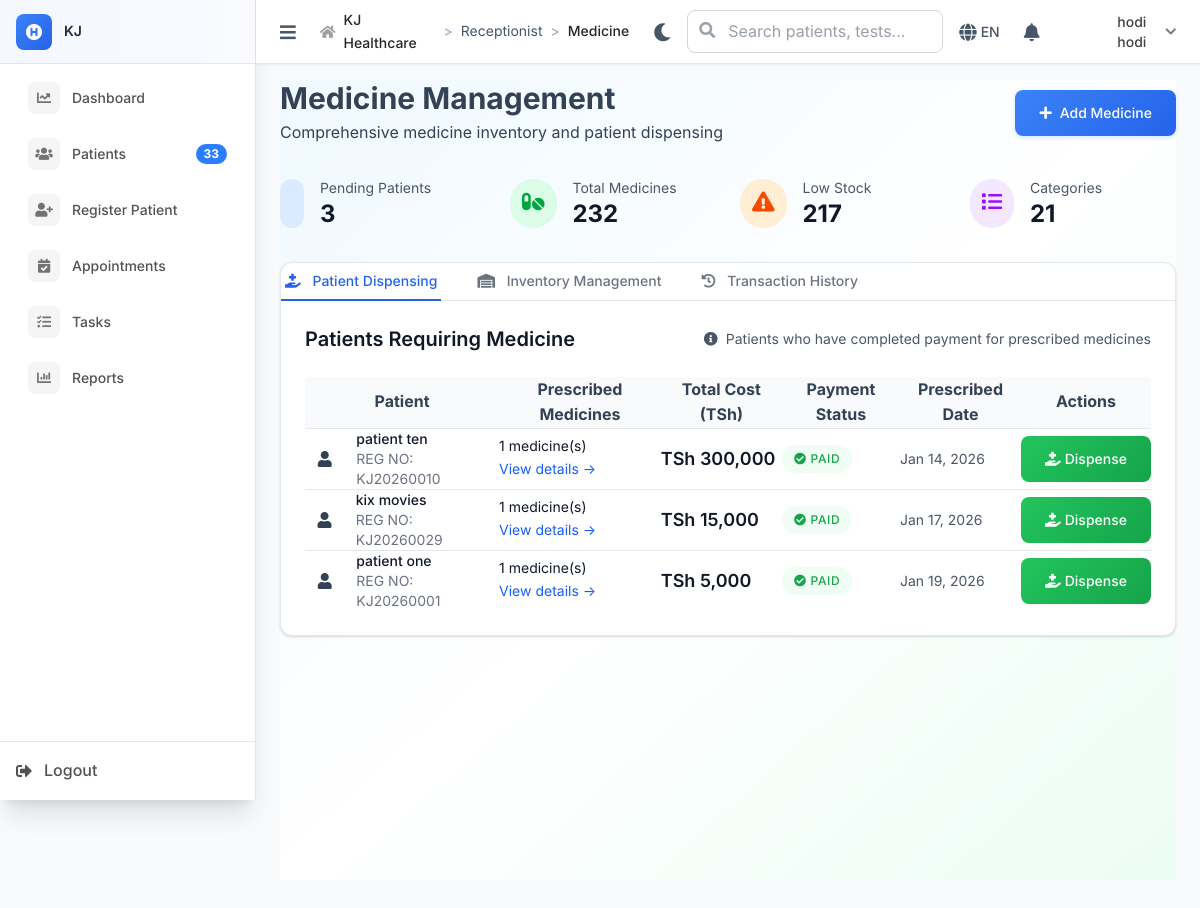
The page /receptionist/medicine (signed in) on the database its author committed.
### tables this page shows
CREATE TABLE `prescriptions` (
  `id` int NOT NULL,
  `consultation_id` int NOT NULL,
  `visit_id` int NOT NULL,
  `patient_id` int NOT NULL,
  `doctor_id` int NOT NULL,
  `medicine_id` int NOT NULL,
  `quantity_prescribed` int NOT NULL,
  `quantity_dispensed` int DEFAULT '0' COMMENT 'Actual amount given',
  `dosage` varchar(100) DEFAULT NULL COMMENT 'e.g., 1 tablet',
  `frequency` varchar(100) DEFAULT NULL COMMENT 'e.g., 2x3 (twice, 3 times daily)',
  `duration` varchar(50) DEFAULT NULL COMMENT 'e.g., 7 days',
  `instructions` text,
  `status` enum('pending','partial','dispensed','cancelled') DEFAULT 'pending',
  `cancellation_reason` text,
  `dispensed_by` int DEFAULT NULL,
  `dispensed_at` timestamp NULL DEFAULT NULL,
  `notes` text,
  `created_at` timestamp NOT NULL DEFAULT CURRENT_TIMESTAMP,
  `updated_at` timestamp NOT NULL DEFAULT CURRENT_TIMESTAMP ON UPDATE CURRENT_TIMESTAMP
);

CREATE TABLE `patients` (
  `id` int NOT NULL,
  `registration_number` varchar(20) NOT NULL,
  `first_name` varchar(50) NOT NULL,
  `last_name` varchar(50) NOT NULL,
  `date_of_birth` date DEFAULT NULL,
  `gender` enum('male','female','other') DEFAULT NULL,
  `phone` varchar(20) DEFAULT NULL,
  `email` varchar(100) DEFAULT NULL,
  `address` text,
  `occupation` varchar(100) DEFAULT NULL,
  `emergency_contact_name` varchar(100) DEFAULT NULL,
  `emergency_contact_phone` varchar(20) DEFAULT NULL,
  `blood_group` varchar(5) DEFAULT NULL COMMENT 'A+, B-, O+, etc',
  `allergies` text COMMENT 'Known allergies',
  `chronic_conditions` text COMMENT 'Diabetes, Hypertension, etc',
  `insurance_company` varchar(100) DEFAULT NULL COMMENT 'Future use',
  `insurance_number` varchar(50) DEFAULT NULL COMMENT 'Future use',
  `created_at` timestamp NOT NULL DEFAULT CURRENT_TIMESTAMP,
  `updated_at` timestamp NOT NULL DEFAULT CURRENT_TIMESTAMP ON UPDATE CURRENT_TIMESTAMP
);

### views/receptionist/medicine.php (the view, shortened to what the rows shown need)
<?php $title = 'Medicine Management';
$pendingPatients = $pending_patients ?? [];
?>
<div class="min-h-screen bg-gradient-to-br from-sky-50 via-white to-emerald-50">
    <div class="container mx-auto">
        <div class="mb-8">
            <div class="flex flex-col sm:flex-row sm:items-center sm:justify-between gap-4">
                <div>
                    <h1 class="text-3xl font-bold text-primary-900">Medicine Management</h1>
                </div>
            </div>
        </div>
        <div class="card mb-6">
            <div class="p-6">
                <div id="content-dispensing" class="tab-content">
                    <div class="flex justify-between items-center mb-6">
                        <h2 class="text-xl font-semibold text-gray-900">Patients Requiring Medicine</h2>
                    </div>
                    <?php if (empty($pendingPatients)): ?>
                        <div class="text-center py-12">
                            <div class="text-gray-500">
                                <i class="fas fa-check-circle text-4xl mb-4 text-green-500"></i>
                                <p class="text-lg font-medium">No pending medicine dispensing</p>
                                <p class="text-gray-400">All prescribed medicines have been dispensed</p>
                            </div>
                        </div>
                    <?php else: ?>
                        <div class="overflow-x-auto">
                            <table class="min-w-full divide-y divide-gray-200">
                                <thead class="bg-gray-50">
                                    <tr>
                                        <th class="table-header">Patient</th>
                                        <th class="table-header">Prescribed Medicines</th>
                                        <th class="table-header">Total Cost (TSh)</th>
                                        <th class="table-header">Payment Status</th>
                                        <th class="table-header">Prescribed Date</th>
                                        <th class="table-header">Actions</th>
                                    </tr>
                                </thead>
                                <tbody class="bg-white divide-y divide-gray-200">
                                    <?php foreach ($pendingPatients as $patient): ?>
                                        <tr class="hover:bg-gray-50">
                                            <td class="table-cell">
                                                <div class="flex items-center">
                                                    <div class="w-10 h-10 bg-primary-100 rounded-full flex items-center justify-center">
                                                        <i class="fas fa-user text-primary-600"></i>
                                                    </div>
                                                    <div class="ml-3">
                                                        <div class="text-sm font-medium text-gray-900">
                                                            <?= htmlspecialchars(($patient['first_name'] ?? '') . ' ' . ($patient['last_name'] ?? '')) ?>
                                                        </div>
                                                        <div class="text-sm text-gray-500">REG NO: <?= htmlspecialchars($patient['registration_number'] ?? '') ?></div>
                                                    </div>
                                                </div>
                                            </td>
                                            <td class="table-cell">
                                                <div class="text-sm text-gray-900">
                                                    <?= htmlspecialchars($patient['medicine_count'] ?? 0) ?> medicine(s)
                                                </div>
                                                <button onclick="viewPrescriptionDetails(<?= (int)($patient['patient_id'] ?? $patient['id'] ?? 0) ?>)"
                                                    class="text-blue-600 hover:text-blue-800 text-sm">
                                                    View details →
                                                </button>
                                            </td>
                                            <td class="table-cell">
                                                <span class="text-lg font-semibold text-gray-900">
                                                    <span class="patient-total-cost" data-patient-id="<?= (int)($patient['patient_id'] ?? $patient['id'] ?? 0) ?>">
                                                        <?= format_tsh($patient['total_cost'] ?? ($patient['total_amount'] ?? 0), 0) ?>
                                                    </span>
                                                </span>
                                            </td>
                                            <td class="table-cell">
                                                <span class="status-badge status-completed">
                                                    <i class="fas fa-check-circle mr-1"></i>
                                                    Paid
                                                </span>
                                            </td>
                                            <td class="table-cell">
                                                <span class="text-sm text-gray-600">
                                                    <?= htmlspecialchars(safe_date('M j, Y', $patient['prescribed_at'], 'N/A')) ?>
                                                </span>
                                            </td>
                                            <td class="table-cell">
                                                <form method="POST" action="medicine" class="inline">
                                                    <button type="submit"
                                                        class="btn btn-success btn-sm"
                                                        onclick="return confirm('Confirm dispensing all prescribed medicines to this patient?')">
                                                        <i class="fas fa-hand-holding-medical mr-1"></i>
                                                        Dispense
                                                    </button>
                                                </form>
                                            </td>
                                        </tr>
                                    <?php endforeach; ?>
                                </tbody>
                            </table>
                        </div>
                    <?php endif; ?>
                </div>
            </div>
        </div>
    </div>
</div>

### rows shown on the page
prescriptions: patient.last_name "patient ten", patient.registration_number "KJ20260010", medicine_count "1", total_amount "TSh 300,000", created_at "Jan 14, 2026"
prescriptions: patient.last_name "kix movies", patient.registration_number "KJ20260029", medicine_count "1", total_amount "TSh 15,000", created_at "Jan 17, 2026"
prescriptions: patient.last_name "patient one", patient.registration_number "KJ20260001", medicine_count "1", total_amount "TSh 5,000", created_at "Jan 19, 2026"

### other values the page prints
$_ENV['APP_NAME'] "KJ"
$item['text'] "Dashboard"
$item['text'] "Patients"
$badge "33"
$item['text'] "Register Patient"
$item['text'] "Appointments"
$item['text'] "Tasks"
$item['text'] "Reports"
$crumb['text'] "Receptionist"
$crumb['text'] "Medicine"
$_SESSION['user_name'] "hodi hodi"
count($pendingPatients) "3"
count($medicines) "232"
count($categories) "21"
